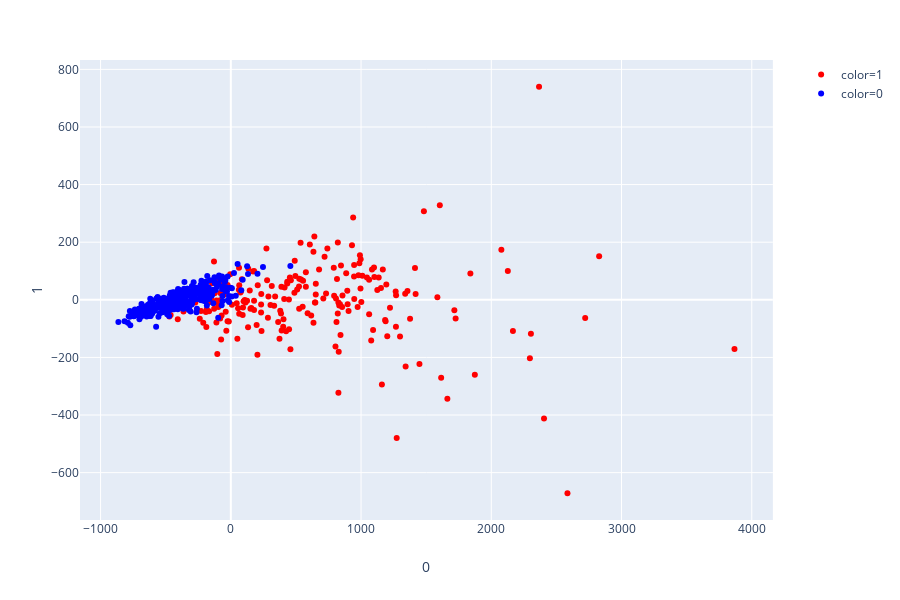

Notebook cell for this chart:
### Code cell
fig = px.scatter(X_pca, x=0, y=1,color=data_sh.diagnosis.astype("str"),color_discrete_sequence=['red','blue'])
fig.show()

### Figure 1 — Plotly figure (JSON) as saved in the notebook; plotly's stock layout.template omitted (floating-point values rounded to 4 significant figures; data arrays with more than 128 entries replaced by an {"elided": "..."} marker saying what was removed)
{"data": [{"hoverlabel": {"namelength": 0}, "hovertemplate": "color=1<br>0=%{x}<br>1=%{y}", "legendgroup": "color=1", "marker": {"color": "red", "symbol": "circle"}, "mode": "markers", "name": "color=1", "showlegend": true, "type": "scatter", "x": {"elided": "212 float values"}, "xaxis": "x", "y": {"elided": "212 float values"}, "yaxis": "y"}, {"hoverlabel": {"namelength": 0}, "hovertemplate": "color=0<br>0=%{x}<br>1=%{y}", "legendgroup": "color=0", "marker": {"color": "blue", "symbol": "circle"}, "mode": "markers", "name": "color=0", "showlegend": true, "type": "scatter", "x": {"elided": "357 float values"}, "xaxis": "x", "y": {"elided": "357 float values"}, "yaxis": "y"}], "layout": {"height": 600, "legend": {"tracegroupgap": 0}, "margin": {"t": 60}, "xaxis": {"anchor": "y", "domain": [0, 0.98], "title": {"text": "0"}}, "yaxis": {"anchor": "x", "domain": [0, 1], "title": {"text": "1"}}}}
